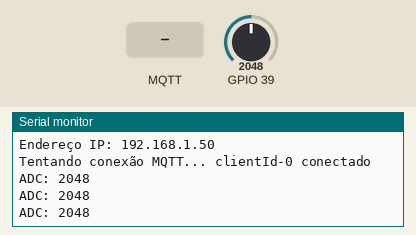
The sketch below on a simulated ESP32. On the bench: the last lines printed to the serial monitor. Inputs (shaded band) come from the test bench; at power-on: GPIO 39 = 2048. WiFi joins after 1.5 s; servers stay silent unless stated; random numbers use the default seed unless the sketch sets one; no MQTT or app messages arrive unless stated.

Above: at 3.2 s.
3.3 s: MQTT message "1" arrives on the first subscribed topic
At 3.9 s:
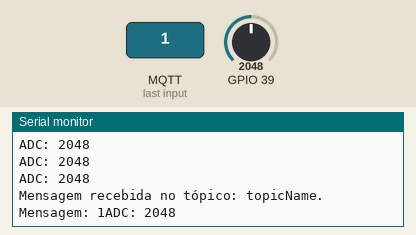
4.8 s: MQTT message "on" arrives on the first subscribed topic
At 5.4 s:
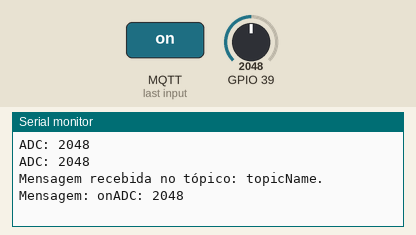
6.3 s: MQTT message "off" arrives on the first subscribed topic
At 6.7 s:
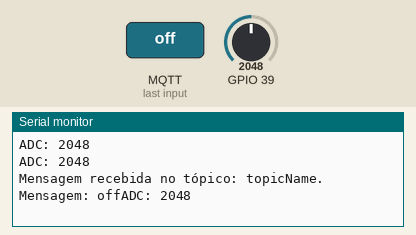
7.8 s: GPIO 39 set to 2866
At 8.5 s:
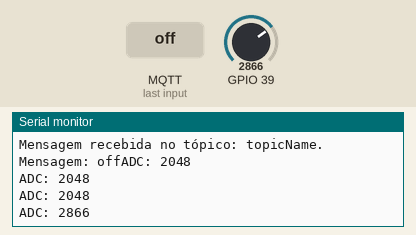
9.3 s: GPIO 39 set to 3603
At 9.87 s:
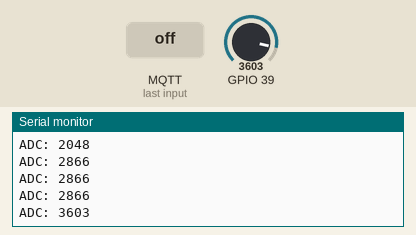
Timing chart, 0 to 11.8 s (numbered marks = the images above; inputs shaded):
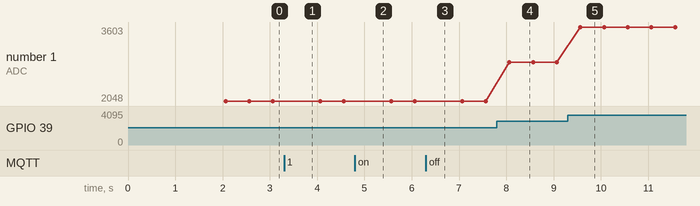

The sketch:

ex19_esp32_SERVIDOR_MQTT_ADC.ino
```cpp
/* DÉCIMO NONO PROGRAMA (IoT COM SERVIDOR MQTT, ESP32 E ADC)
   DANIEL RODRIGUES DE SOUSA 10/05/2024 */

#include <WiFi.h>         // Inclui a biblioteca WiFi para comunicação Wi-Fi
#include <PubSubClient.h> // Inclui a biblioteca PubSubClient para comunicação MQTT


#define SSID        "Wokwi-GUEST"       // Define o nome da rede Wi-Fi
#define PASS        ""                  // Define a senha da rede Wi-Fi (vazia)
#define MQTTSERVER  "test.mosquitto.org"// Define o servidor MQTT
#define PORT        1883                // Define a porta do servidor MQTT

// Lista de servidores MQTT alternativos
/*
test.mosquitto.org
broker.hivemq.com
mqtt.eclipseprojects.io
broker.emqx.io
*/

char clientId[50];  // Variável para armazenar o ID do cliente MQTT
char ad_array[5];   // Variável para armazenar o valor do ADC

WiFiClient espClient;           // Cria um objeto WiFiClient para comunicação Wi-Fi
PubSubClient client(espClient); // Cria um objeto PubSubClient para comunicação MQTT

unsigned long int time_ms;// Variável para armazenar o tempo em milissegundos
unsigned int valor_ad;    // Variável para armazenar o valor lido do ADC

void setup()
{
  Serial.begin(115200);      // Inicializa a serial com uma taxa de baudios de 115200
  randomSeed(analogRead(0)); // Semente aleatória para gerar números aleatórios

  delay(10); // Atraso de 10 milissegundos

  Serial.print("Se conectando a: ");  // Imprime o nome da rede Wi-Fi
  Serial.println(SSID);               // Imprime o nome da rede Wi-Fi

  WiFi.begin(SSID, PASS);             // Se conecta ao Wi-Fi com as credenciais definidas

  while(WiFi.status() != WL_CONNECTED)// Verifica se a conexão foi bem-sucedida
  {
    delay(1000);      // Atraso de 1 segundo
    Serial.print(".");// Imprime um ponto para indicar o progresso da conexão
  }

  WiFi.mode(WIFI_STA);// Define a modalidade da conexão Wi-Fi (modo estação)

  Serial.println(""); // Pula uma linha
  Serial.println("Conexão Wi-Fi realizada");
  Serial.print("Endereço IP: ");  // Imprime o endereço IP do dispositivo
  Serial.println(WiFi.localIP()); // Imprime o endereço IP local

  client.setServer(MQTTSERVER, PORT); // Define o servidor MQTT e a porta
  client.setCallback(callback);       // Define uma função de callback para lidar com as mensagens recebidas
}

void mqttReconnect()
{
  while(!client.connected())  // Verifica se a conexão MQTT não está estabelecida
  {
    Serial.print("Tentando conexão MQTT... ");  // Imprime um mensagem indicando que a conexão MQTT está sendo tentada

    long r = random(1);       // Gera um número aleatório para usar como ID do cliente
    sprintf(clientId, "clientId-%ld", r); // Formata o ID do cliente com o número aleatório

    if(client.connect(clientId))    // Tenta se conectar ao servidor MQTT com o ID do cliente
    {
      Serial.print(clientId);       // Imprime o ID do cliente conectado
      Serial.println(" conectado"); // Imprime uma mensagem indicando que a conexão foi estabelecida

      client.subscribe("topicName");  // Se inscreve no tópico "topicName"
    }
    else
    {
      Serial.print("falhou, rc=");    // Imprime um erro de conexão MQTT
      Serial.print(client.state());   // Imprime o estado da conexão MQTT
      Serial.println(" tentando novamente em 5 segundos");  // Imprime uma mensagem indicando que a conexão será tentada novamente após 5 segundos

      delay(5000);  // Atraso de 5 segundos antes de tentar se conectar novamente
    }
  }
}

void callback(char* topic, byte* message, unsigned int length)
{
  Serial.print("Mensagem recebida no tópico: ");  // Imprime o nome do tópico que a mensagem foi enviada

  Serial.print(topic);          // Imprime o nome do tópico
  Serial.print(". Mensagem: "); // Imprime uma mensagem indicando que uma mensagem foi recebida

  String stMessage; // Variável para armazenar a mensagem recebida como string

  for(int i = 0; i < length; i++)
  {
    Serial.print((char)message[i]); // Imprime cada caractere da mensagem
    stMessage += (char)message[i];  // Adiciona cada caractere à variável de armazenamento
  }
}

void loop()
{
  if(!client.connected()) // Verifica se a conexão MQTT não está estabelecida
  {
    mqttReconnect();      // Tenta se conectar ao servidor MQTT novamente
  }

  client.loop();          // Mantém a conexão MQTT ativa

  if(millis() - time_ms >= 500)
   {
     time_ms = millis();
     valor_ad = analogRead(39); // Lê o valor do ADC
     sprintf(ad_array, "%04d", valor_ad);
     Serial.print("ADC: ");
     Serial.println(ad_array);
     client.publish("esp32/adc", ad_array);
   }
}
```

Measured:
- after the input at 3.3 s, the serial monitor: prints a new line at once (image 1)
- after the input at 4.8 s, the serial monitor: prints a new line at once (image 2)
- after the input at 6.3 s, the serial monitor: prints a new line at once (image 3)
- after the input at 7.8 s, the serial monitor: prints a new line after 0.27 s (image 4)
- after the input at 9.3 s, the serial monitor: prints a new line after 0.27 s (image 5)
- plotted number 1: 2048 → 2866 after the input at 7.8 s, 2866 → 3603 after the input at 9.3 s
